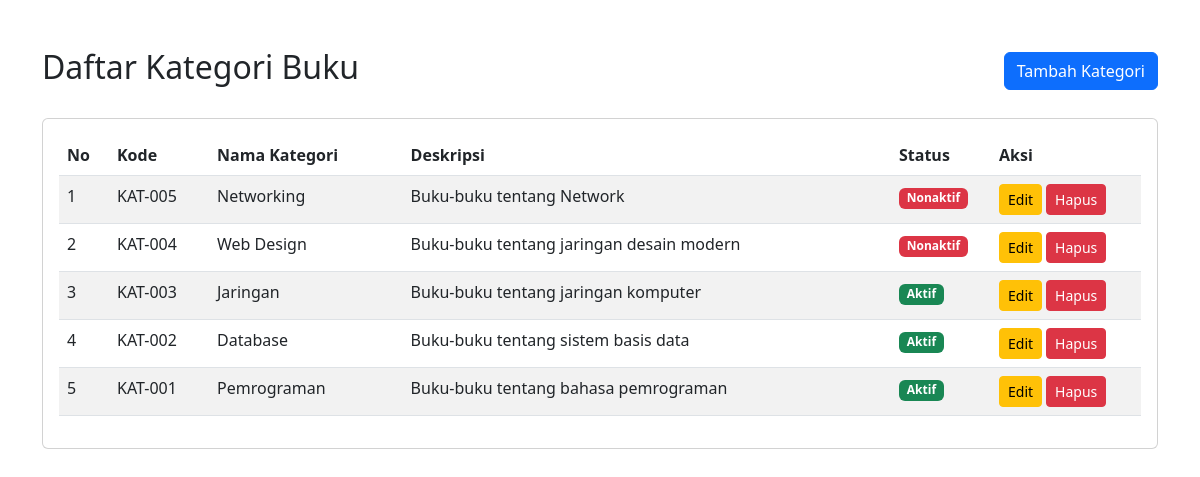
The page /uts_60324019/index.php on the database its author committed.
### tables this page shows
CREATE TABLE `kategori` (
  `id_kategori` int(11) NOT NULL,
  `kode_kategori` varchar(10) NOT NULL,
  `nama_kategori` varchar(50) NOT NULL,
  `deskripsi` text DEFAULT NULL,
  `status` enum('Aktif','Nonaktif') DEFAULT 'Aktif',
  `created_at` timestamp NOT NULL DEFAULT current_timestamp()
);

### uts_60324019/index.php (the view, shortened to what this page needs)
<!DOCTYPE html>
<html lang="id">
<head>
    <link href="https://cdn.jsdelivr.net/npm/bootstrap@5.3.0/dist/css/bootstrap.min.css" rel="stylesheet">
</head>
<body>
    <?php
    require_once 'config/database.php';
    $sql = "SELECT * FROM kategori ORDER BY id_kategori DESC";
    $stmt = $conn->prepare($sql);
    $stmt->execute();
    $result = $stmt->get_result();
    ?>
    <div class="container mt-5">
        <div class="d-flex justify-content-between align-items-center mb-4">
            <h2>Daftar Kategori Buku</h2>
            <a href="create.php" class="btn btn-primary">Tambah Kategori</a>
        </div>
        <div class="card">
            <div class="card-body">
                <table class="table table-striped">
                    <thead>
                        <tr>
                            <th width="50">No</th>
                            <th width="100">Kode</th>
                            <th>Nama Kategori</th>
                            <th>Deskripsi</th>
                            <th width="100">Status</th>
                            <th width="150">Aksi</th>
                        </tr>
                    </thead>
                    <tbody>
                        <?php
                        $no = 1;
                        if ($result->num_rows > 0) {
                            while ($row = $result->fetch_assoc()) {
                                echo "<tr>";
                                echo "<td>" . $no++ . "</td>";
                                echo "<td>" . htmlspecialchars($row['kode_kategori']) . "</td>";
                                echo "<td>" . htmlspecialchars($row['nama_kategori']) . "</td>";
                                echo "<td>" . htmlspecialchars($row['deskripsi']) . "</td>";
                                echo "<td>";
                                if ($row['status'] == 'Aktif') {
                                    echo '<span class="badge bg-success">Aktif</span>';
                                } else {
                                    echo '<span class="badge bg-danger">Nonaktif</span>';
                                }
                                echo "</td>";
                                echo "<td>";
                                echo '<a href="edit.php?id=' . $row['id_kategori'] . '" class="btn btn-warning btn-sm me-1">Edit</a>';
                                echo '<button type="button" class="btn btn-danger btn-sm" onclick="confirmDelete(' . $row['id_kategori'] . ')">Hapus</button>';
                                echo "</td>";
                                echo "</tr>";
                            }
                        } else {
                            echo '<tr><td colspan="6" class="text-center">Belum ada data kategori</td></tr>';
                        }
                        ?>
                    </tbody>
                </table>
            </div>
        </div>
    </div>
</body>
</html>

### rows shown on the page
kategori: kode_kategori "KAT-005", nama_kategori "Networking", deskripsi "Buku-buku tentang Network", status "Nonaktif"
kategori: kode_kategori "KAT-004", nama_kategori "Web Design", deskripsi "Buku-buku tentang jaringan desain modern", status "Nonaktif"
kategori: kode_kategori "KAT-003", nama_kategori "Jaringan", deskripsi "Buku-buku tentang jaringan komputer", status "Aktif"
kategori: kode_kategori "KAT-002", nama_kategori "Database", deskripsi "Buku-buku tentang sistem basis data", status "Aktif"
kategori: kode_kategori "KAT-001", nama_kategori "Pemrograman", deskripsi "Buku-buku tentang bahasa pemrograman", status "Aktif"
